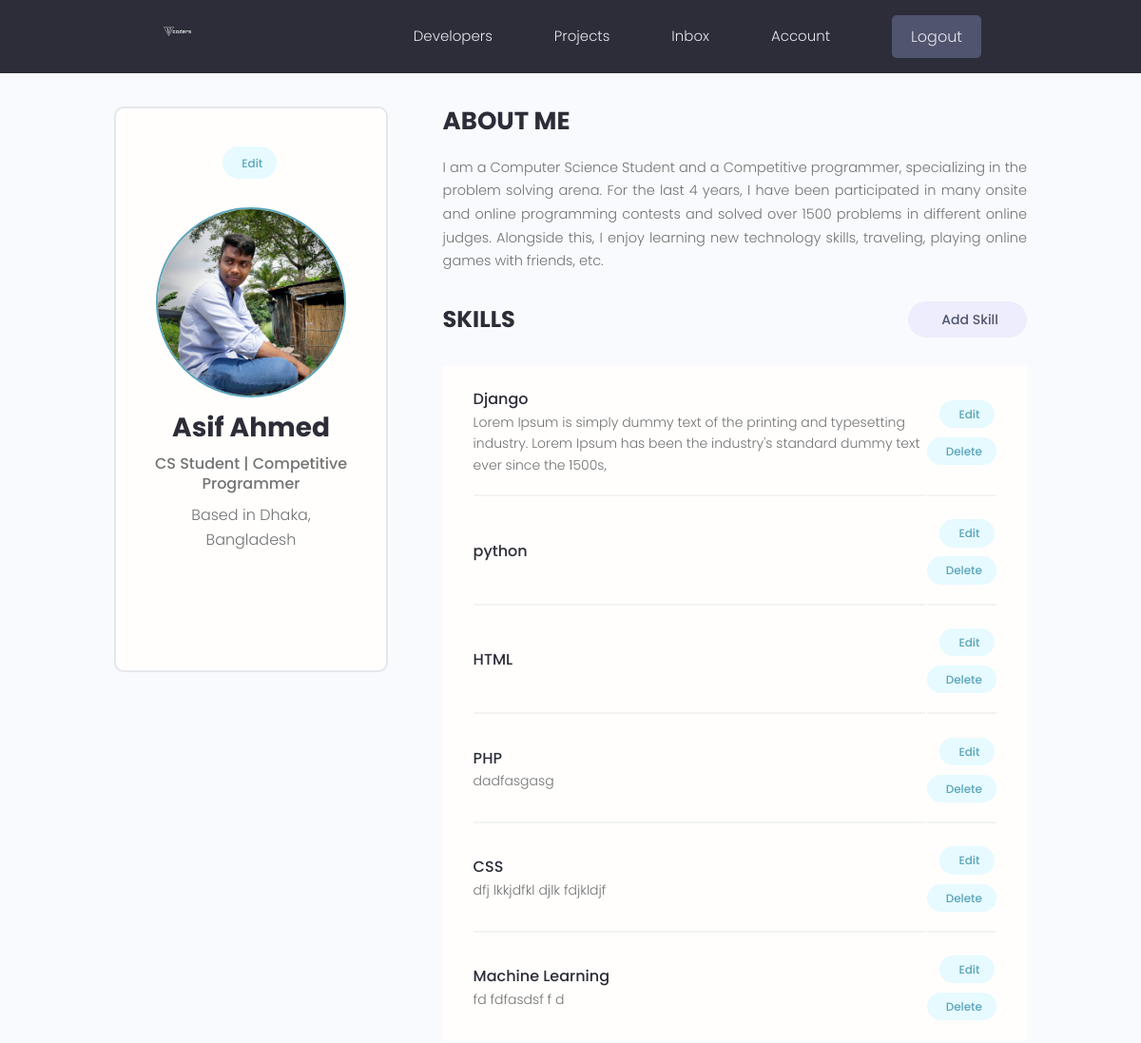
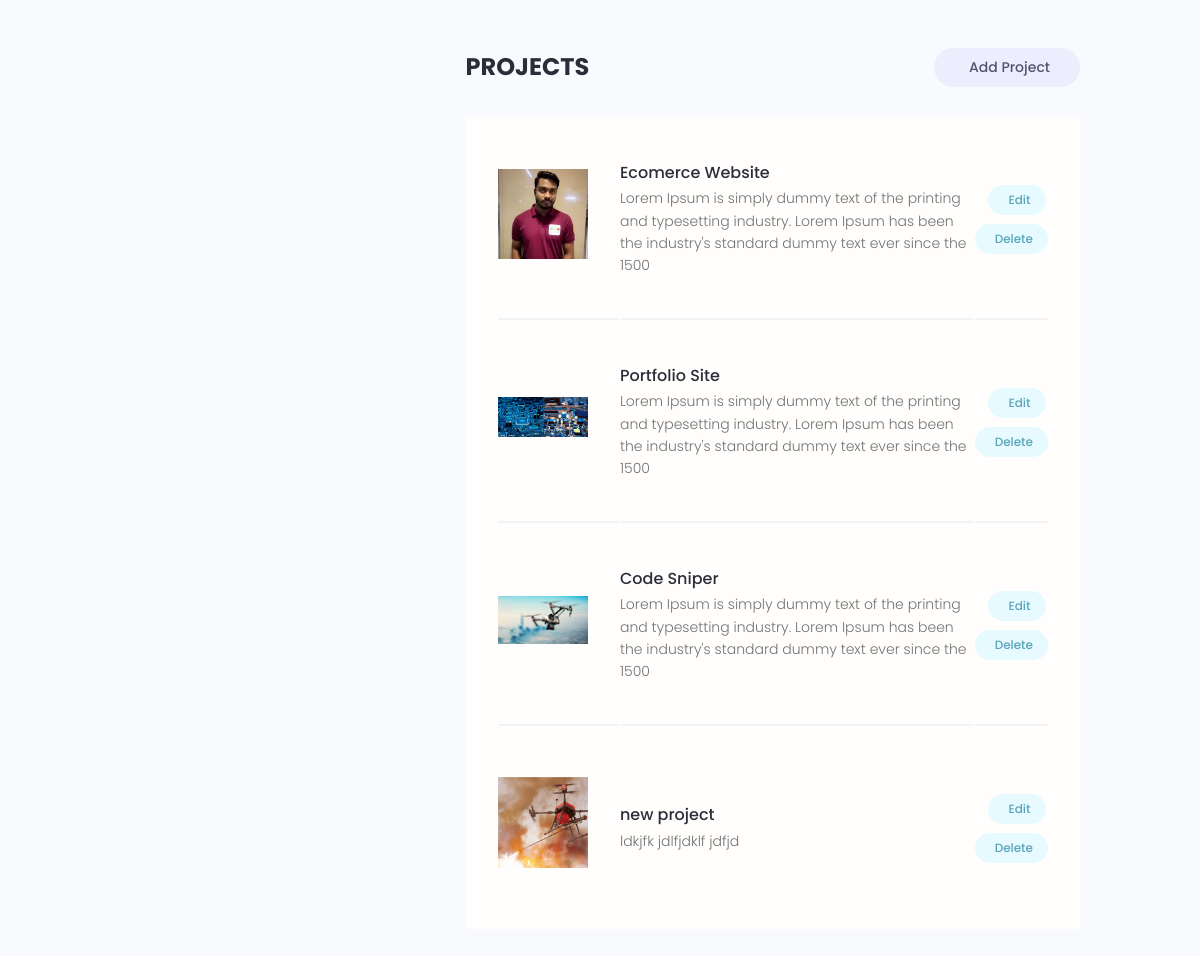
/account/ (signed in), run on an earlier commit of the app's database (2 pictures, top to bottom).
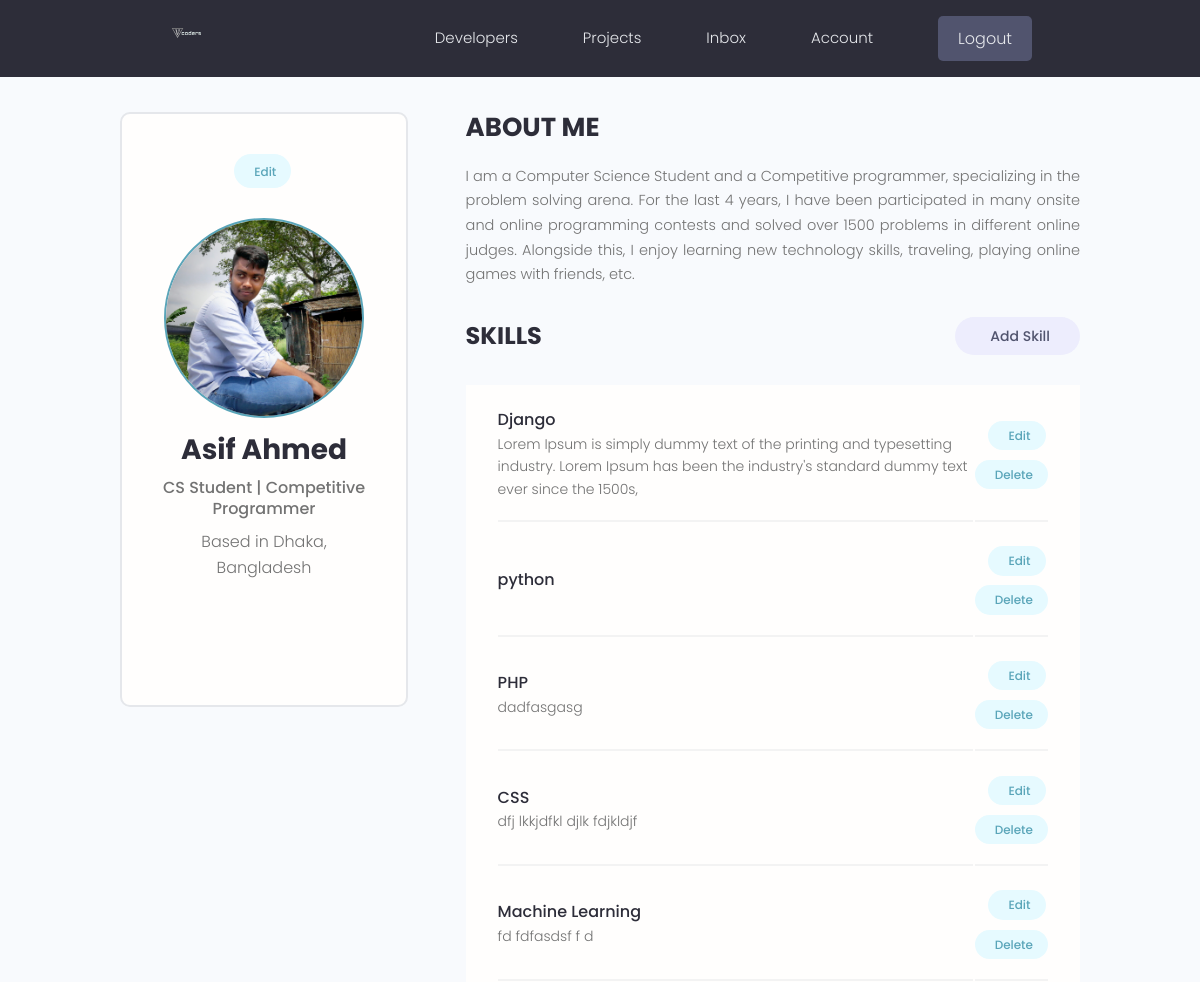
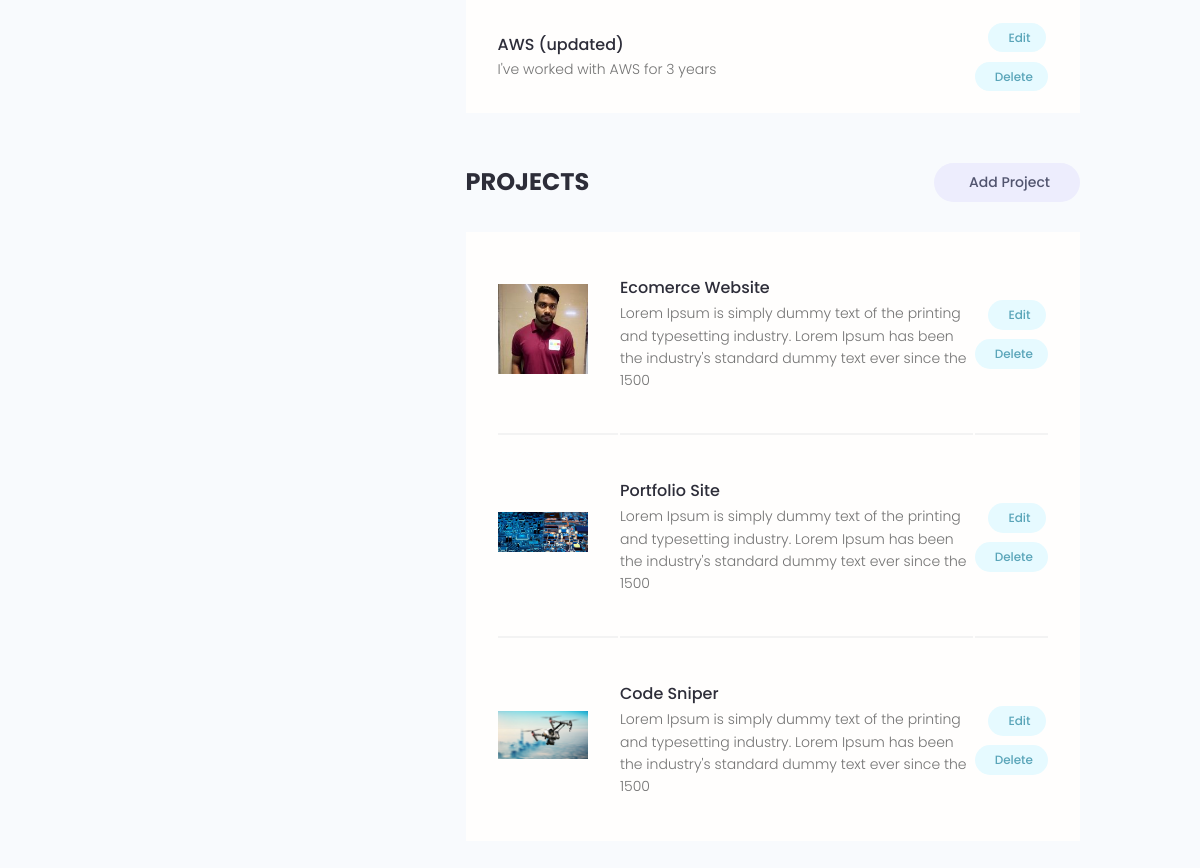
And on a later commit of the database (2 pictures, top to bottom).
### users/models.py (models this page shows, shortened)
class Skill(models.Model):
    owner = models.ForeignKey(Profile, on_delete=models.CASCADE, null=True, blank=True)
    name = models.CharField(max_length=200, blank=True, null=True)
    description = models.TextField(null=True, blank=True)
    created = models.DateTimeField(auto_now_add=True)
    id = models.UUIDField(default=uuid.uuid4, unique=True, primary_key=True, editable=False)

### projects/models.py (models this page shows, shortened)
class Project(models.Model):
    owner = models.ForeignKey(Profile, null=True, blank=True, on_delete=models.SET_NULL)
    title = models.CharField(max_length=200)
    description = models.TextField(null=True, blank=True)
    featured_image = models.ImageField(null=True, blank=True, default="default.jpg")
    demo_link = models.CharField(max_length=2000, null=True, blank=True)
    source_link = models.CharField(max_length=2000, null=True, blank=True)
    tags = models.ManyToManyField('Tag', blank=True)
    vote_total = models.IntegerField(default=0, null=True, blank=True)
    vote_ratio = models.IntegerField(default=0, null=True, blank=True)
    created = models.DateTimeField(auto_now_add=True)
    id = models.UUIDField(default=uuid.uuid4, unique=True, primary_key=True, editable=False)

### users/views.py (the view)
# urls.py: path('account/', views.userAccount, name="account"),
@login_required(login_url='login')
def userAccount(request):
    profile = request.user.profile
    skills = profile.skill_set.all()
    projects = profile.project_set.all()
    context = {'profile': profile, 'skills': skills, 'projects': projects}
    return render(request, 'users/account.html', context)

### users/templates/users/account.html (shortened to what this page needs)
{% extends 'main.html' %}
{% block content %}
  <main class="settingsPage profile my-md">
    <div class="container">
      <div class="layout">
        <div class="column column--1of3">
          <div class="card text-center">
            <div class="card__body dev">
              <a class="tag tag--pill tag--main settings__btn" href="{% url 'edit-account' %}"> Edit</a>
              <img class="avatar avatar--xl dev__avatar" src="{{profile.profile_image.url}}" />
              <h2 class="dev__name">{{profile.name}}</h2>
              <p class="dev__title">{{profile.short_intro}}</p>
              <p class="dev__location">Based in {{profile.location}}</p>
              <ul class="dev__social">
              </ul>
            </div>
          </div>
        </div>
        <div class="column column--2of3">
          <div class="devInfo">
            <h3 class="devInfo__title">About Me</h3>
            <p class="devInfo__about">{{profile.bio}}</p>
          </div>
          <div class="settings">
            <h3 class="settings__title">Skills</h3>
            <a class="tag tag--pill tag--sub settings__btn tag--lg" href="{% url 'create-skill' %}"> Add Skill</a>
          </div>
          <table class="settings__table">
            {% for skill in skills %}
            <tr>
              <td class="settings__tableInfo">
                <h4>{{skill.name}}</h4>
                <p>
                  {{skill.description}}
                </p>
              </td>
              <td class="settings__tableActions">
                <a class="tag tag--pill tag--main settings__btn" href="{% url 'update-skill' skill.id %}"> Edit</a>
                <a class="tag tag--pill tag--main settings__btn" href="{% url 'delete-skill' skill.id %}?next=/account">
                  Delete</a>
              </td>
            </tr>
            {% endfor %}
          </table>
          <div class="settings">
            <h3 class="settings__title">Projects</h3>
            <a class="tag tag--pill tag--sub settings__btn tag--lg" href="{% url 'create-project' %}"> Add Project</a>
          </div>
          <table class="settings__table">
            {% for project in projects %}
            <tr>
              <td class="settings__thumbnail">
                <a href="{% url 'project' project.id %}"><img src="{{project.featured_image.url}}" alt="Project Thumbnail" /></a>
              </td>
              <td class="settings__tableInfo">
                <a href="{% url 'project' project.id %}">{{project.title}}</a>
                <p>{{project.description|slice:"150"}}</p>
              </td>
              <td class="settings__tableActions">
                <a class="tag tag--pill tag--main settings__btn" href="{% url 'update-project' project.id %}"> Edit</a>
                <a class="tag tag--pill tag--main settings__btn" href="{% url 'delete-project' project.id %}?next=/account">
                  Delete</a>
              </td>
            </tr>
            {% endfor %}
          </table>
        </div>
      </div>
    </div>
  </main>
{% endblock %}

What changed in the data, as far as the page shows it:
removed Skill: name "HTML"
removed Project: featured_image (picture), title "new project", description "ldkjfk jdlfjdklf jdfjd"
added Skill: name "AWS (updated)", description "I've worked with AWS for 3 years"
